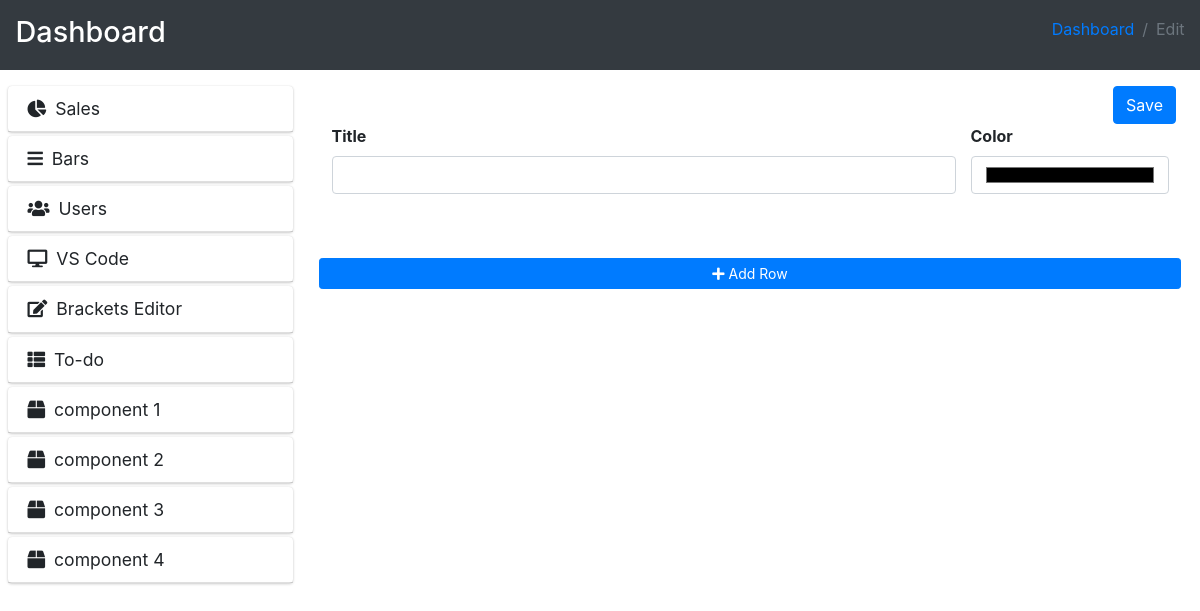
Page /createDashboard.php on the earlier database version.
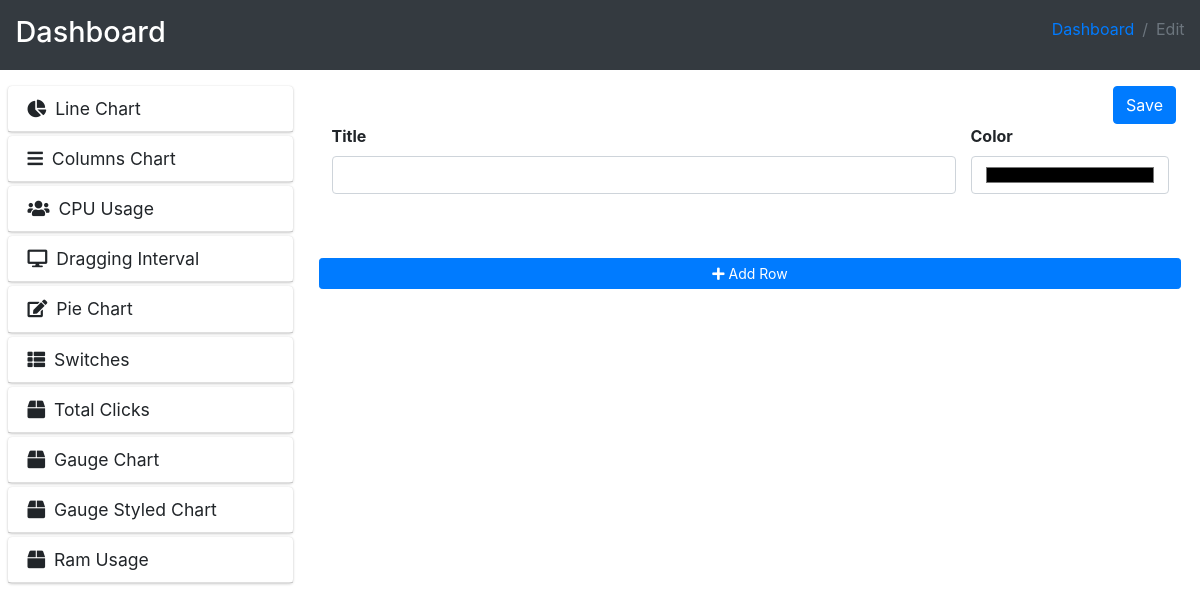
Same page on the later database version.
### tables this page shows
CREATE TABLE `components` (
  `id` int(11) NOT NULL,
  `title` varchar(255) NOT NULL,
  `icon` varchar(255) NOT NULL,
  `file` varchar(255) DEFAULT NULL
);

### include/components.php (the view)
<div class="connectedSortable my-3" id="component-sidebar">
    <?php
    $counter = 0;
    while ($component = mysqli_fetch_array($query)) : ?>
        <div class="card mb-1" data-component-id="<?= $component['id'] ?>" data-counter="<?= $counter++ ?>">
            <div class="card-header">
                <h3 class="card-title">
                    <i class="<?= $component['icon'] ?> mr-1"></i>
                    <?= $component['title'] ?>
                </h3>
            </div>
        </div>
    <?php endwhile; ?>
</div>

### createDashboard.php (shortened to what this page needs)
<?php
include_once('connection/connect.php');
$query = mysqli_query($conn, "SELECT * FROM components");
?>
<!DOCTYPE html>
<html lang="en">
<head>
  <link rel="stylesheet" href="plugins/fontawesome-free/css/all.min.css">
  <link rel="stylesheet" href="plugins/tempusdominus-bootstrap-4/css/tempusdominus-bootstrap-4.min.css">
  <link rel="stylesheet" href="dist/css/adminlte.min.css">
  <link rel="stylesheet" href="assets/css/custom.css">
  <link rel="stylesheet" href="assets/css/dragdrop.css">
</head>
<body class="hold-transition sidebar-mini layout-fixed">
  <div class="wrapper">
    <div class="w-100">
      <div class="content-header bg-dark">
        <div class="container-fluid">
          <div class="row mb-2">
            <div class="col-sm-6">
              <h1 class="m-0">Dashboard</h1>
            </div>
            <div class="col-sm-6">
              <ol class="breadcrumb float-sm-right">
                <li class="breadcrumb-item"><a href="edit.php">Dashboard</a></li>
                <li class="breadcrumb-item active">Edit</a></li>
              </ol>
            </div>
          </div>
        </div>
      </div>
      <section class="content">
        <div class="container-fluid">
          <div class="row mt-3">
            <section class="col-lg-3 component-sidebar">
              <?php include_once('include/components.php'); ?>
            </section>
            <section class="col-lg-9">
              <div class="container px-4 mb-3">
                <div class="row justify-content-end">
                  <button type="button" class="btn btn-primary" onclick="saveDashboard()">Save</button>
                </div>
                <div class="row">
                  <div class="form-group col-md-9">
                    <label>Title</label>
                    <input type="text" class="form-control" id="dashboard-title">
                  </div>
                  <div class="form-group col-md-3">
                    <label>Color</label>
                    <input type="color" class="form-control" id="dashboard-color">
                  </div>
                </div>
              </div>
              <div class="container-fluid d-flex justify-content-center mt-5">
                <button type="button" class="btn btn-primary btn-sm mx-1 btn-block" onclick="addRow()">
                  <i class="fas fa-plus"></i>
                  Add Row
                </button>
              </div>
            </section>
          </div>
        </div>
      </section>
    </div>
  </div>
</body>
</html>

### assets/css/custom.css (style rules this page uses)
.content-header { height: 70px; }
.component-sidebar { height: calc(100vh - 70px); margin-top: -16px; overflow: hidden; overflow-y: scroll; }

### assets/css/dragdrop.css (style rules this page uses)
.connectedSortable { min-height:50px; }

Differences in the rows shown:
changed components: title "Sales" → "Line Chart"
changed components: title "Bars" → "Columns Chart"
changed components: title "Users" → "CPU Usage"
changed components: title "VS Code" → "Dragging Interval"
changed components: title "Brackets Editor" → "Pie Chart"
changed components: title "To-do" → "Switches"
changed components: title "component 1" → "Total Clicks"
changed components: title "component 2" → "Gauge Chart"
changed components: title "component 3" → "Gauge Styled Chart"
changed components: title "component 4" → "Ram Usage"
